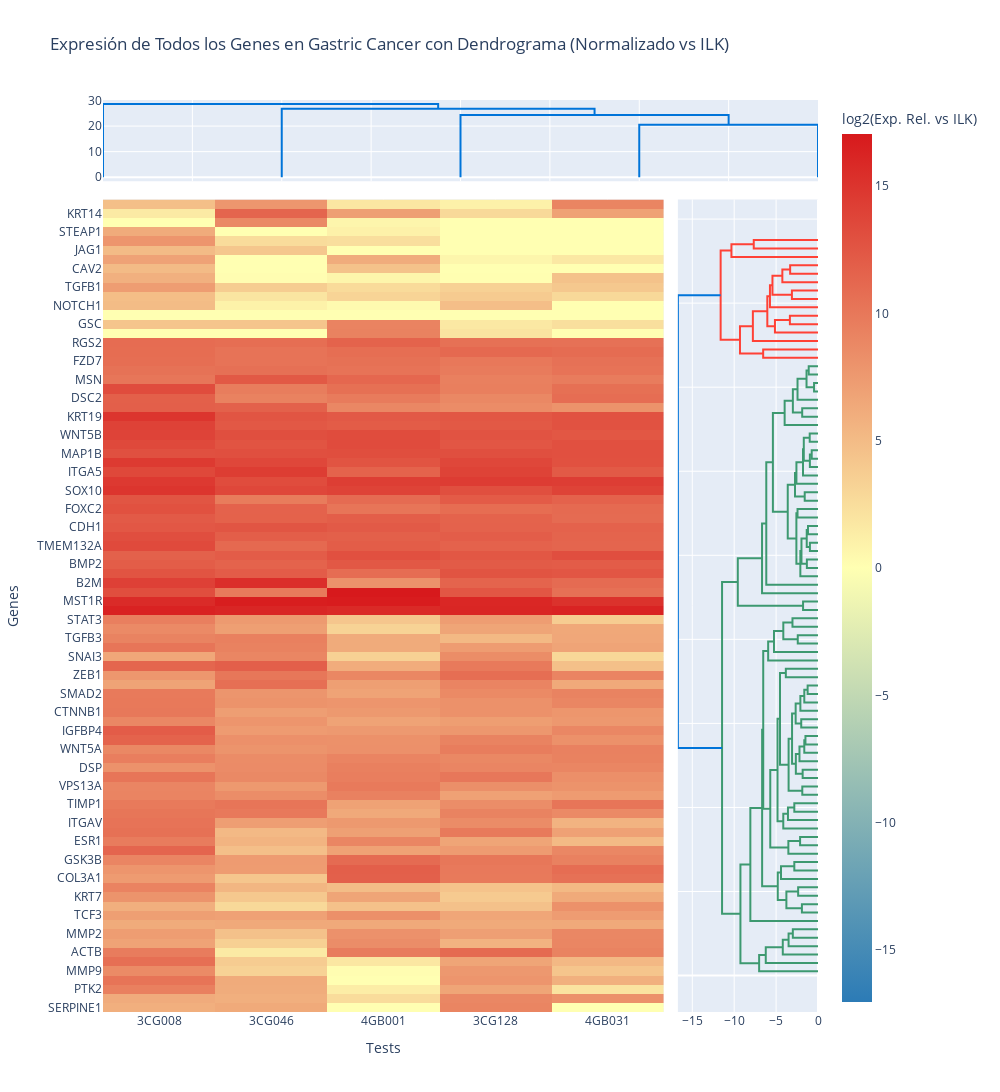

Notebook source saved alongside this figure:
### Code cell
import pandas as pd
import plotly.express as px
import plotly.figure_factory as ff
import plotly.graph_objects as go
from plotly.subplots import make_subplots
from scipy.cluster.hierarchy import linkage


df_total = pd.concat([controles_df, muestras_df])

# ------------------------------
# 3. Normalización de datos según el método elegido
# ------------------------------
if metodo_elegido == "gen de referencia":
    # Se extrae el Ct del gen de referencia para cada test
    ref_ct = df_total[df_total['target'] == gen_referencia][['test', 'ct']].rename(
        columns={'ct': f'{gen_referencia}_ct'}
    )
    df_norm = df_total.merge(ref_ct, on='test')
    df_norm['delta_ct'] = df_norm['ct'] - df_norm[f'{gen_referencia}_ct']
    df_norm['log2_rel_expr'] = -df_norm['delta_ct']  # log2(2^(-ΔCt)) = -ΔCt

elif metodo_elegido == "promedios":
    # Se calcula el promedio de Ct para cada test y se normaliza respecto a ese promedio
    df_norm = df_total.copy()
    df_norm['ct_promedio_test'] = df_norm.groupby('test')['ct'].transform('mean')
    df_norm['delta_ct_promedio'] = df_norm['ct'] - df_norm['ct_promedio_test']
    df_norm['log2_rel_expr'] = -df_norm['delta_ct_promedio']

else:
    raise ValueError("El método de normalización debe ser 'gen de referencia' o 'promedios'.")

# Crear la matriz para el heatmap (tabla pivote)
# Si se normaliza por gen de referencia, se elimina dicho gen de la matriz
if metodo_elegido == "gen de referencia":
    heatmap_data = df_norm.pivot_table(
        index='target',
        columns='test',
        values='log2_rel_expr',
        aggfunc='mean'
    ).drop(gen_referencia, errors='ignore')
else:
    heatmap_data = df_norm.pivot_table(
        index='target',
        columns='test',
        values='log2_rel_expr',
        aggfunc='mean'
    )

# ------------------------------
# 4. (Filtrado por firmas - OMITIDO)
# ------------------------------
# heatmap_data_sobre = heatmap_data[heatmap_data.index.isin(lista_sobre)]
# heatmap_data_sub   = heatmap_data[heatmap_data.index.isin(lista_sub)]

# ------------------------------
# 5. Crear el clustergrama (heatmap con dendrogramas)
# ------------------------------
def create_clustered_heatmap(heatmap_data, title):
    # Clustering y dendrogramas para columnas (tests)
    dendro_col = ff.create_dendrogram(
        heatmap_data.T,
        orientation='bottom',
        labels=heatmap_data.columns.tolist(),
        linkagefun=lambda x: linkage(x, method='average', metric='euclidean')
    )
    col_order = dendro_col['layout']['xaxis']['ticktext']

    # Clustering y dendrogramas para filas (genes)
    dendro_row = ff.create_dendrogram(
        heatmap_data,
        orientation='right',
        labels=heatmap_data.index.tolist(),
        linkagefun=lambda x: linkage(x, method='average', metric='euclidean')
    )
    row_order = dendro_row['layout']['yaxis']['ticktext']

    # Reordenar la matriz según el clustering obtenido
    clustered_data = heatmap_data.loc[row_order, col_order]

    # Definir la escala de colores personalizada:
    # - Valores bajos (subexpresados): azul
    # - 0 (expresión similar al método de normalización): amarillo pastel
    # - Valores altos (sobreexpresados): rojo
    custom_colorscale = [
        [0.0, '#2c7bb6'],   # Azul
        [0.5, '#ffffb2'],   # Amarillo pastel
        [1.0, '#d7191c']    # Rojo
    ]

    # Crear subplots para combinar dendrogramas y heatmap
    fig = make_subplots(
        rows=2, cols=2,
        shared_xaxes=True,
        shared_yaxes=True,
        vertical_spacing=0.02,
        horizontal_spacing=0.02,
        column_widths=[0.8, 0.2],
        row_heights=[0.10, 1],
        specs=[[{"type": "scatter", "colspan": 2}, None],
               [{"type": "heatmap"}, {"type": "scatter"}]]
    )

    # Añadir dendrograma de columnas
    for trace in dendro_col['data']:
        fig.add_trace(trace, row=1, col=1)

    # Añadir dendrograma de filas
    for trace in dendro_row['data']:
        fig.add_trace(trace, row=2, col=2)

    # Añadir heatmap utilizando la escala de colores personalizada y centrándose en 0
    heatmap = go.Heatmap(
        z=clustered_data.values,
        x=col_order,
        y=row_order,
        colorscale=custom_colorscale,
        colorbar=dict(
            title=f"log2(Exp. Rel. { 'vs ' + gen_referencia if metodo_elegido=='gen de referencia' else 'por promedios' })"
        ),
        showscale=True,
        zmid=0
    )
    fig.add_trace(heatmap, row=2, col=1)

    # Ajustes de layout
    genes_count = len(row_order)
    fig_height = max(800, genes_count * 40)  # Ajusta el 40 a tu gusto
    fig.update_layout(
        title_text=title,
        width=1000,
        height=fig_height,
        showlegend=False
    )

    # Configuración de ejes
    fig.update_xaxes(showticklabels=False, row=1, col=1)
    fig.update_xaxes(showticklabels=True, row=2, col=1, title="Tests")
    fig.update_yaxes(showticklabels=True, row=2, col=1, title="Genes")
    fig.update_yaxes(showticklabels=False, row=2, col=2)

    return fig

# Definir el título según el método de normalización
if metodo_elegido == "gen de referencia":
    norm_title = f"Normalizado vs {gen_referencia}"
elif metodo_elegido == "promedios":
    norm_title = "Normalizado por promedios"
else:
    norm_title = "Normalización desconocida"

# ------------------------------
# 6. Clustergrama interactivo para TODOS los genes (panel completo)
# ------------------------------
fig_all = create_clustered_heatmap(
    heatmap_data,
    title=f"Expresión de Todos los Genes en {tipo_cancer} con Dendrograma ({norm_title})"
)

guardar_grafico(fig_all, f"clustergrama_todos_{tipo_cancer}.png")
fig_all.show()

### Figure 1 — Plotly figure (JSON) as saved in the notebook; plotly's stock layout.template omitted (floating-point values rounded to 4 significant figures; data arrays with more than 128 entries replaced by an {"elided": "..."} marker saying what was removed)
{"data": [{"hoverinfo": "text", "marker": {"color": "rgb(0,116,217)"}, "mode": "lines", "type": "scatter", "x": [35, 35, 45, 45], "xaxis": "x", "y": [0, 20.57, 20.57, 0], "yaxis": "y"}, {"hoverinfo": "text", "marker": {"color": "rgb(0,116,217)"}, "mode": "lines", "type": "scatter", "x": [25, 25, 40, 40], "xaxis": "x", "y": [0, 24.39, 24.39, 20.57], "yaxis": "y"}, {"hoverinfo": "text", "marker": {"color": "rgb(0,116,217)"}, "mode": "lines", "type": "scatter", "x": [15, 15, 32.5, 32.5], "xaxis": "x", "y": [0, 26.75, 26.75, 24.39], "yaxis": "y"}, {"hoverinfo": "text", "marker": {"color": "rgb(0,116,217)"}, "mode": "lines", "type": "scatter", "x": [5, 5, 23.75, 23.75], "xaxis": "x", "y": [0, 28.62, 28.62, 26.75], "yaxis": "y"}, {"hoverinfo": "text", "marker": {"color": "rgb(61,153,112)"}, "mode": "lines", "type": "scatter", "x": [0, -3.005, -3.005, 0], "xaxis": "x3", "y": [45, 45, 55, 55], "yaxis": "y3"}, {"hoverinfo": "text", "marker": {"color": "rgb(61,153,112)"}, "mode": "lines", "type": "scatter", "x": [0, -3.511, -3.511, -3.005], "xaxis": "x3", "y": [35, 35, 50, 50], "yaxis": "y3"}, {"hoverinfo": "text", "marker": {"color": "rgb(61,153,112)"}, "mode": "lines", "type": "scatter", "x": [0, -4.203, -4.203, -3.511], "xaxis": "x3", "y": [25, 25, 42.5, 42.5], "yaxis": "y3"}, {"hoverinfo": "text", "marker": {"color": "rgb(61,153,112)"}, "mode": "lines", "type": "scatter", "x": [0, -6.233, -6.233, -4.203], "xaxis": "x3", "y": [15, 15, 33.75, 33.75], "yaxis": "y3"}, {"hoverinfo": "text", "marker": {"color": "rgb(61,153,112)"}, "mode": "lines", "type": "scatter", "x": [0, -7.025, -7.025, -6.233], "xaxis": "x3", "y": [5, 5, 24.38, 24.38], "yaxis": "y3"}, {"hoverinfo": "text", "marker": {"color": "rgb(61,153,112)"}, "mode": "lines", "type": "scatter", "x": [0, -1.92, -1.92, 0], "xaxis": "x3", "y": [75, 75, 85, 85], "yaxis": "y3"}, {"hoverinfo": "text", "marker": {"color": "rgb(61,153,112)"}, "mode": "lines", "type": "scatter", "x": [0, -2.368, -2.368, 0], "xaxis": "x3", "y": [95, 95, 105, 105], "yaxis": "y3"}, {"hoverinfo": "text", "marker": {"color": "rgb(61,153,112)"}, "mode": "lines", "type": "scatter", "x": [-1.92, -3.772, -3.772, -2.368], "xaxis": "x3", "y": [80, 80, 100, 100], "yaxis": "y3"}, {"hoverinfo": "text", "marker": {"color": "rgb(61,153,112)"}, "mode": "lines", "type": "scatter", "x": [0, -2.825, -2.825, 0], "xaxis": "x3", "y": [125, 125, 135, 135], "yaxis": "y3"}, {"hoverinfo": "text", "marker": {"color": "rgb(61,153,112)"}, "mode": "lines", "type": "scatter", "x": [0, -4.418, -4.418, -2.825], "xaxis": "x3", "y": [115, 115, 130, 130], "yaxis": "y3"}, {"hoverinfo": "text", "marker": {"color": "rgb(61,153,112)"}, "mode": "lines", "type": "scatter", "x": [-3.772, -4.802, -4.802, -4.418], "xaxis": "x3", "y": [90, 90, 122.5, 122.5], "yaxis": "y3"}, {"hoverinfo": "text", "marker": {"color": "rgb(61,153,112)"}, "mode": "lines", "type": "scatter", "x": [0, -2.136, -2.136, 0], "xaxis": "x3", "y": [155, 155, 165, 165], "yaxis": "y3"}, {"hoverinfo": "text", "marker": {"color": "rgb(61,153,112)"}, "mode": "lines", "type": "scatter", "x": [0, -3.536, -3.536, -2.136], "xaxis": "x3", "y": [145, 145, 160, 160], "yaxis": "y3"}, {"hoverinfo": "text", "marker": {"color": "rgb(61,153,112)"}, "mode": "lines", "type": "scatter", "x": [0, -2.827, -2.827, 0], "xaxis": "x3", "y": [195, 195, 205, 205], "yaxis": "y3"}, {"hoverinfo": "text", "marker": {"color": "rgb(61,153,112)"}, "mode": "lines", "type": "scatter", "x": [0, -3.584, -3.584, -2.827], "xaxis": "x3", "y": [185, 185, 200, 200], "yaxis": "y3"}, {"hoverinfo": "text", "marker": {"color": "rgb(61,153,112)"}, "mode": "lines", "type": "scatter", "x": [0, -4.143, -4.143, -3.584], "xaxis": "x3", "y": [175, 175, 192.5, 192.5], "yaxis": "y3"}, {"hoverinfo": "text", "marker": {"color": "rgb(61,153,112)"}, "mode": "lines", "type": "scatter", "x": [0, -1.874, -1.874, 0], "xaxis": "x3", "y": [215, 215, 225, 225], "yaxis": "y3"}, {"hoverinfo": "text", "marker": {"color": "rgb(61,153,112)"}, "mode": "lines", "type": "scatter", "x": [0, -1.832, -1.832, 0], "xaxis": "x3", "y": [235, 235, 245, 245], "yaxis": "y3"}, {"hoverinfo": "text", "marker": {"color": "rgb(61,153,112)"}, "mode": "lines", "type": "scatter", "x": [0, -1.497, -1.497, 0], "xaxis": "x3", "y": [275, 275, 285, 285], "yaxis": "y3"}, {"hoverinfo": "text", "marker": {"color": "rgb(61,153,112)"}, "mode": "lines", "type": "scatter", "x": [0, -1.637, -1.637, -1.497], "xaxis": "x3", "y": [265, 265, 280, 280], "yaxis": "y3"}, {"hoverinfo": "text", "marker": {"color": "rgb(61,153,112)"}, "mode": "lines", "type": "scatter", "x": [0, -2.212, -2.212, -1.637], "xaxis": "x3", "y": [255, 255, 272.5, 272.5], "yaxis": "y3"}, {"hoverinfo": "text", "marker": {"color": "rgb(61,153,112)"}, "mode": "lines", "type": "scatter", "x": [-1.832, -2.644, -2.644, -2.212], "xaxis": "x3", "y": [240, 240, 263.8, 263.8], "yaxis": "y3"}, {"hoverinfo": "text", "marker": {"color": "rgb(61,153,112)"}, "mode": "lines", "type": "scatter", "x": [0, -2.002, -2.002, 0], "xaxis": "x3", "y": [295, 295, 305, 305], "yaxis": "y3"}, {"hoverinfo": "text", "marker": {"color": "rgb(61,153,112)"}, "mode": "lines", "type": "scatter", "x": [0, -1.237, -1.237, 0], "xaxis": "x3", "y": [335, 335, 345, 345], "yaxis": "y3"}, {"hoverinfo": "text", "marker": {"color": "rgb(61,153,112)"}, "mode": "lines", "type": "scatter", "x": [0, -1.635, -1.635, -1.237], "xaxis": "x3", "y": [325, 325, 340, 340], "yaxis": "y3"}, {"hoverinfo": "text", "marker": {"color": "rgb(61,153,112)"}, "mode": "lines", "type": "scatter", "x": [0, -2.103, -2.103, -1.635], "xaxis": "x3", "y": [315, 315, 332.5, 332.5], "yaxis": "y3"}, {"hoverinfo": "text", "marker": {"color": "rgb(61,153,112)"}, "mode": "lines", "type": "scatter", "x": [-2.002, -2.666, -2.666, -2.103], "xaxis": "x3", "y": [300, 300, 323.8, 323.8], "yaxis": "y3"}, {"hoverinfo": "text", "marker": {"color": "rgb(61,153,112)"}, "mode": "lines", "type": "scatter", "x": [-2.644, -3.096, -3.096, -2.666], "xaxis": "x3", "y": [251.9, 251.9, 311.9, 311.9], "yaxis": "y3"}, {"hoverinfo": "text", "marker": {"color": "rgb(61,153,112)"}, "mode": "lines", "type": "scatter", "x": [-1.874, -3.508, -3.508, -3.096], "xaxis": "x3", "y": [220, 220, 281.9, 281.9], "yaxis": "y3"}, {"hoverinfo": "text", "marker": {"color": "rgb(61,153,112)"}, "mode": "lines", "type": "scatter", "x": [0, -3.839, -3.839, 0], "xaxis": "x3", "y": [355, 355, 365, 365], "yaxis": "y3"}, {"hoverinfo": "text", "marker": {"color": "rgb(61,153,112)"}, "mode": "lines", "type": "scatter", "x": [-3.508, -4.533, -4.533, -3.839], "xaxis": "x3", "y": [250.9, 250.9, 360, 360], "yaxis": "y3"}, {"hoverinfo": "text", "marker": {"color": "rgb(61,153,112)"}, "mode": "lines", "type": "scatter", "x": [-4.143, -4.831, -4.831, -4.533], "xaxis": "x3", "y": [183.8, 183.8, 305.5, 305.5], "yaxis": "y3"}, {"hoverinfo": "text", "marker": {"color": "rgb(61,153,112)"}, "mode": "lines", "type": "scatter", "x": [-3.536, -5.696, -5.696, -4.831], "xaxis": "x3", "y": [152.5, 152.5, 244.6, 244.6], "yaxis": "y3"}, {"hoverinfo": "text", "marker": {"color": "rgb(61,153,112)"}, "mode": "lines", "type": "scatter", "x": [0, -2.415, -2.415, 0], "xaxis": "x3", "y": [395, 395, 405, 405], "yaxis": "y3"}, {"hoverinfo": "text", "marker": {"color": "rgb(61,153,112)"}, "mode": "lines", "type": "scatter", "x": [0, -3.045, -3.045, 0], "xaxis": "x3", "y": [415, 415, 425, 425], "yaxis": "y3"}, {"hoverinfo": "text", "marker": {"color": "rgb(61,153,112)"}, "mode": "lines", "type": "scatter", "x": [-2.415, -4.139, -4.139, -3.045], "xaxis": "x3", "y": [400, 400, 420, 420], "yaxis": "y3"}, {"hoverinfo": "text", "marker": {"color": "rgb(61,153,112)"}, "mode": "lines", "type": "scatter", "x": [0, -5.255, -5.255, -4.139], "xaxis": "x3", "y": [385, 385, 410, 410], "yaxis": "y3"}, {"hoverinfo": "text", "marker": {"color": "rgb(61,153,112)"}, "mode": "lines", "type": "scatter", "x": [0, -5.948, -5.948, -5.255], "xaxis": "x3", "y": [375, 375, 397.5, 397.5], "yaxis": "y3"}, {"hoverinfo": "text", "marker": {"color": "rgb(61,153,112)"}, "mode": "lines", "type": "scatter", "x": [-5.696, -6.536, -6.536, -5.948], "xaxis": "x3", "y": [198.6, 198.6, 386.2, 386.2], "yaxis": "y3"}, {"hoverinfo": "text", "marker": {"color": "rgb(61,153,112)"}, "mode": "lines", "type": "scatter", "x": [-4.802, -6.667, -6.667, -6.536], "xaxis": "x3", "y": [106.2, 106.2, 292.4, 292.4], "yaxis": "y3"}, {"hoverinfo": "text", "marker": {"color": "rgb(61,153,112)"}, "mode": "lines", "type": "scatter", "x": [0, -8.073, -8.073, -6.667], "xaxis": "x3", "y": [65, 65, 199.3, 199.3], "yaxis": "y3"}, {"hoverinfo": "text", "marker": {"color": "rgb(61,153,112)"}, "mode": "lines", "type": "scatter", "x": [-7.025, -9.256, -9.256, -8.073], "xaxis": "x3", "y": [14.69, 14.69, 132.2, 132.2], "yaxis": "y3"}, {"hoverinfo": "text", "marker": {"color": "rgb(61,153,112)"}, "mode": "lines", "type": "scatter", "x": [0, -1.782, -1.782, 0], "xaxis": "x3", "y": [435, 435, 445, 445], "yaxis": "y3"}, {"hoverinfo": "text", "marker": {"color": "rgb(61,153,112)"}, "mode": "lines", "type": "scatter", "x": [0, -1.328, -1.328, 0], "xaxis": "x3", "y": [485, 485, 495, 495], "yaxis": "y3"}, {"hoverinfo": "text", "marker": {"color": "rgb(61,153,112)"}, "mode": "lines", "type": "scatter", "x": [0, -0.9656, -0.9656, 0], "xaxis": "x3", "y": [505, 505, 515, 515], "yaxis": "y3"}, {"hoverinfo": "text", "marker": {"color": "rgb(61,153,112)"}, "mode": "lines", "type": "scatter", "x": [0, -1.197, -1.197, 0], "xaxis": "x3", "y": [525, 525, 535, 535], "yaxis": "y3"}, {"hoverinfo": "text", "marker": {"color": "rgb(61,153,112)"}, "mode": "lines", "type": "scatter", "x": [-0.9656, -1.346, -1.346, -1.197], "xaxis": "x3", "y": [510, 510, 530, 530], "yaxis": "y3"}, {"hoverinfo": "text", "marker": {"color": "rgb(61,153,112)"}, "mode": "lines", "type": "scatter", "x": [-1.328, -1.972, -1.972, -1.346], "xaxis": "x3", "y": [490, 490, 520, 520], "yaxis": "y3"}, {"hoverinfo": "text", "marker": {"color": "rgb(61,153,112)"}, "mode": "lines", "type": "scatter", "x": [0, -2.108, -2.108, -1.972], "xaxis": "x3", "y": [475, 475, 505, 505], "yaxis": "y3"}, {"hoverinfo": "text", "marker": {"color": "rgb(61,153,112)"}, "mode": "lines", "type": "scatter", "x": [0, -2.443, -2.443, 0], "xaxis": "x3", "y": [545, 545, 555, 555], "yaxis": "y3"}, {"hoverinfo": "text", "marker": {"color": "rgb(61,153,112)"}, "mode": "lines", "type": "scatter", "x": [-2.108, -2.578, -2.578, -2.443], "xaxis": "x3", "y": [490, 490, 550, 550], "yaxis": "y3"}, {"hoverinfo": "text", "marker": {"color": "rgb(61,153,112)"}, "mode": "lines", "type": "scatter", "x": [0, -1.586, -1.586, 0], "xaxis": "x3", "y": [565, 565, 575, 575], "yaxis": "y3"}, {"hoverinfo": "text", "marker": {"color": "rgb(61,153,112)"}, "mode": "lines", "type": "scatter", "x": [0, -0.7507, -0.7507, 0], "xaxis": "x3", "y": [615, 615, 625, 625], "yaxis": "y3"}, {"hoverinfo": "text", "marker": {"color": "rgb(61,153,112)"}, "mode": "lines", "type": "scatter", "x": [0, -0.9696, -0.9696, -0.7507], "xaxis": "x3", "y": [605, 605, 620, 620], "yaxis": "y3"}, {"hoverinfo": "text", "marker": {"color": "rgb(61,153,112)"}, "mode": "lines", "type": "scatter", "x": [0, -0.9894, -0.9894, 0], "xaxis": "x3", "y": [635, 635, 645, 645], "yaxis": "y3"}, {"hoverinfo": "text", "marker": {"color": "rgb(61,153,112)"}, "mode": "lines", "type": "scatter", "x": [-0.9696, -1.696, -1.696, -0.9894], "xaxis": "x3", "y": [612.5, 612.5, 640, 640], "yaxis": "y3"}, {"hoverinfo": "text", "marker": {"color": "rgb(61,153,112)"}, "mode": "lines", "type": "scatter", "x": [0, -1.792, -1.792, -1.696], "xaxis": "x3", "y": [595, 595, 626.2, 626.2], "yaxis": "y3"}, {"hoverinfo": "text", "marker": {"color": "rgb(61,153,112)"}, "mode": "lines", "type": "scatter", "x": [0, -2.575, -2.575, -1.792], "xaxis": "x3", "y": [585, 585, 610.6, 610.6], "yaxis": "y3"}, {"hoverinfo": "text", "marker": {"color": "rgb(61,153,112)"}, "mode": "lines", "type": "scatter", "x": [-1.586, -2.74, -2.74, -2.575], "xaxis": "x3", "y": [570, 570, 597.8, 597.8], "yaxis": "y3"}, {"hoverinfo": "text", "marker": {"color": "rgb(61,153,112)"}, "mode": "lines", "type": "scatter", "x": [-2.578, -3.61, -3.61, -2.74], "xaxis": "x3", "y": [520, 520, 583.9, 583.9], "yaxis": "y3"}, {"hoverinfo": "text", "marker": {"color": "rgb(61,153,112)"}, "mode": "lines", "type": "scatter", "x": [0, -1.886, -1.886, 0], "xaxis": "x3", "y": [665, 665, 675, 675], "yaxis": "y3"}, {"hoverinfo": "text", "marker": {"color": "rgb(61,153,112)"}, "mode": "lines", "type": "scatter", "x": [0, -0.4701, -0.4701, 0], "xaxis": "x3", "y": [695, 695, 705, 705], "yaxis": "y3"}, {"hoverinfo": "text", "marker": {"color": "rgb(61,153,112)"}, "mode": "lines", "type": "scatter", "x": [0, -1.109, -1.109, 0], "xaxis": "x3", "y": [715, 715, 725, 725], "yaxis": "y3"}, {"hoverinfo": "text", "marker": {"color": "rgb(61,153,112)"}, "mode": "lines", "type": "scatter", "x": [-0.4701, -1.37, -1.37, -1.109], "xaxis": "x3", "y": [700, 700, 720, 720], "yaxis": "y3"}, {"hoverinfo": "text", "marker": {"color": "rgb(61,153,112)"}, "mode": "lines", "type": "scatter", "x": [0, -2.444, -2.444, -1.37], "xaxis": "x3", "y": [685, 685, 710, 710], "yaxis": "y3"}, {"hoverinfo": "text", "marker": {"color": "rgb(61,153,112)"}, "mode": "lines", "type": "scatter", "x": [-1.886, -3.0, -3.0, -2.444], "xaxis": "x3", "y": [670, 670, 697.5, 697.5], "yaxis": "y3"}, {"hoverinfo": "text", "marker": {"color": "rgb(61,153,112)"}, "mode": "lines", "type": "scatter", "x": [0, -3.98, -3.98, -3.0], "xaxis": "x3", "y": [655, 655, 683.8, 683.8], "yaxis": "y3"}, {"hoverinfo": "text", "marker": {"color": "rgb(61,153,112)"}, "mode": "lines", "type": "scatter", "x": [-3.61, -5.383, -5.383, -3.98], "xaxis": "x3", "y": [552.0, 552.0, 669.4, 669.4], "yaxis": "y3"}, {"hoverinfo": "text", "marker": {"color": "rgb(61,153,112)"}, "mode": "lines", "type": "scatter", "x": [0, -6.172, -6.172, -5.383], "xaxis": "x3", "y": [465, 465, 610.7, 610.7], "yaxis": "y3"}, {"hoverinfo": "text", "marker": {"color": "rgb(61,153,112)"}, "mode": "lines", "type": "scatter", "x": [0, -6.676, -6.676, -6.172], "xaxis": "x3", "y": [455, 455, 537.8, 537.8], "yaxis": "y3"}, {"hoverinfo": "text", "marker": {"color": "rgb(61,153,112)"}, "mode": "lines", "type": "scatter", "x": [-1.782, -9.572, -9.572, -6.676], "xaxis": "x3", "y": [440, 440, 496.4, 496.4], "yaxis": "y3"}, {"hoverinfo": "text", "marker": {"color": "rgb(61,153,112)"}, "mode": "lines", "type": "scatter", "x": [-9.256, -11.45, -11.45, -9.572], "xaxis": "x3", "y": [73.43, 73.43, 468.2, 468.2], "yaxis": "y3"}, {"hoverinfo": "text", "marker": {"color": "rgb(255,65,54)"}, "mode": "lines", "type": "scatter", "x": [0, -6.543, -6.543, 0], "xaxis": "x3", "y": [735, 735, 745, 745], "yaxis": "y3"}, {"hoverinfo": "text", "marker": {"color": "rgb(255,65,54)"}, "mode": "lines", "type": "scatter", "x": [0, -3.355, -3.355, 0], "xaxis": "x3", "y": [775, 775, 785, 785], "yaxis": "y3"}, {"hoverinfo": "text", "marker": {"color": "rgb(255,65,54)"}, "mode": "lines", "type": "scatter", "x": [0, -5.139, -5.139, -3.355], "xaxis": "x3", "y": [765, 765, 780, 780], "yaxis": "y3"}, {"hoverinfo": "text", "marker": {"color": "rgb(255,65,54)"}, "mode": "lines", "type": "scatter", "x": [0, -3.113, -3.113, 0], "xaxis": "x3", "y": [805, 805, 815, 815], "yaxis": "y3"}, {"hoverinfo": "text", "marker": {"color": "rgb(255,65,54)"}, "mode": "lines", "type": "scatter", "x": [0, -3.323, -3.323, 0], "xaxis": "x3", "y": [835, 835, 845, 845], "yaxis": "y3"}, {"hoverinfo": "text", "marker": {"color": "rgb(255,65,54)"}, "mode": "lines", "type": "scatter", "x": [0, -4.254, -4.254, -3.323], "xaxis": "x3", "y": [825, 825, 840, 840], "yaxis": "y3"}, {"hoverinfo": "text", "marker": {"color": "rgb(255,65,54)"}, "mode": "lines", "type": "scatter", "x": [-3.113, -5.434, -5.434, -4.254], "xaxis": "x3", "y": [810, 810, 832.5, 832.5], "yaxis": "y3"}, {"hoverinfo": "text", "marker": {"color": "rgb(255,65,54)"}, "mode": "lines", "type": "scatter", "x": [0, -5.734, -5.734, -5.434], "xaxis": "x3", "y": [795, 795, 821.2, 821.2], "yaxis": "y3"}, {"hoverinfo": "text", "marker": {"color": "rgb(255,65,54)"}, "mode": "lines", "type": "scatter", "x": [-5.139, -6.047, -6.047, -5.734], "xaxis": "x3", "y": [772.5, 772.5, 808.1, 808.1], "yaxis": "y3"}, {"hoverinfo": "text", "marker": {"color": "rgb(255,65,54)"}, "mode": "lines", "type": "scatter", "x": [0, -7.772, -7.772, -6.047], "xaxis": "x3", "y": [755, 755, 790.3, 790.3], "yaxis": "y3"}, {"hoverinfo": "text", "marker": {"color": "rgb(255,65,54)"}, "mode": "lines", "type": "scatter", "x": [-6.543, -9.311, -9.311, -7.772], "xaxis": "x3", "y": [740, 740, 772.7, 772.7], "yaxis": "y3"}, {"hoverinfo": "text", "marker": {"color": "rgb(255,65,54)"}, "mode": "lines", "type": "scatter", "x": [0, -7.667, -7.667, 0], "xaxis": "x3", "y": [865, 865, 875, 875], "yaxis": "y3"}, {"hoverinfo": "text", "marker": {"color": "rgb(255,65,54)"}, "mode": "lines", "type": "scatter", "x": [0, -10.33, -10.33, -7.667], "xaxis": "x3", "y": [855, 855, 870, 870], "yaxis": "y3"}, {"hoverinfo": "text", "marker": {"color": "rgb(255,65,54)"}, "mode": "lines", "type": "scatter", "x": [-9.311, -11.62, -11.62, -10.33], "xaxis": "x3", "y": [756.3, 756.3, 862.5, 862.5], "yaxis": "y3"}, {"hoverinfo": "text", "marker": {"color": "rgb(0,116,217)"}, "mode": "lines", "type": "scatter", "x": [-11.45, -16.72, -16.72, -11.62], "xaxis": "x3", "y": [270.8, 270.8, 809.4, 809.4], "yaxis": "y3"}, {"colorbar": {"title": {"text": "log2(Exp. Rel. vs ILK)"}}, "colorscale": [[0, "#2c7bb6"], [0.5, "#ffffb2"], [1, "#d7191c"]], "showscale": true, "type": "heatmap", "x": ["3CG008", "3CG046", "4GB001", "3CG128", "4GB031"], "xaxis": "x2", "y": ["SERPINE1", "CAMK2N1", "PTK2", "TCF4", "MMP9", "ZEB2", "ACTB", "FN1", "MMP2", "BMP7", "TCF3", "WNT11", "KRT7", "SPARC", "COL3A1", "GNG11", "GSK3B", "HPRT1", "ESR1", "CDH2", "ITGAV", "PDGFRB", "TIMP1", "SNAI2", "VPS13A", "NODAL", "DSP", "NUDT13", "WNT5A", "CALD1", "IGFBP4", "SIP1", "CTNNB1", "PLEK2", "SMAD2", "ERBB3", "ZEB1", "BMP1", "SNAI3", "RAC1", "TGFB3", "SNAI1", "STAT3", "AKT1", "MST1R", "TFPI2", "B2M", "COL1A2", "BMP2", "COL5A2", "TMEM132A", "TSPAN13", "CDH1", "IL1RN", "FOXC2", "TMEFF1", "SOX10", "TWIST1", "ITGA5", "OCLN", "MAP1B", "SPP1", "WNT5B", "F11R", "KRT19", "RPLP0", "DSC2", "TGFB2", "MSN", "EGFR", "FZD7", "MMP3", "RGS2", "GAPDH", "GSC", "VIM", "NOTCH1", "ITGB1", "TGFB1", "PTP4A1", "CAV2", "FGFBP1", "JAG1", "HGDC", "STEAP1", "PPPDE2", "KRT14", "VCAN"], "yaxis": "y2", "z": {"elided": "88x5 float values"}, "zmid": 0}], "layout": {"height": 3520, "showlegend": false, "title": {"text": "Expresión de Todos los Genes en Gastric Cancer con Dendrograma (Normalizado vs ILK)"}, "width": 1000, "xaxis": {"anchor": "y", "domain": [0, 1], "showticklabels": false}, "xaxis2": {"anchor": "y2", "domain": [0, 0.784], "showticklabels": true, "title": {"text": "Tests"}}, "xaxis3": {"anchor": "y3", "domain": [0.804, 1]}, "yaxis": {"anchor": "x", "domain": [0.9109, 1]}, "yaxis2": {"anchor": "x2", "domain": [0, 0.8909], "showticklabels": true, "title": {"text": "Genes"}}, "yaxis3": {"anchor": "x3", "domain": [0, 0.8909], "matches": "y2", "showticklabels": false}}}
